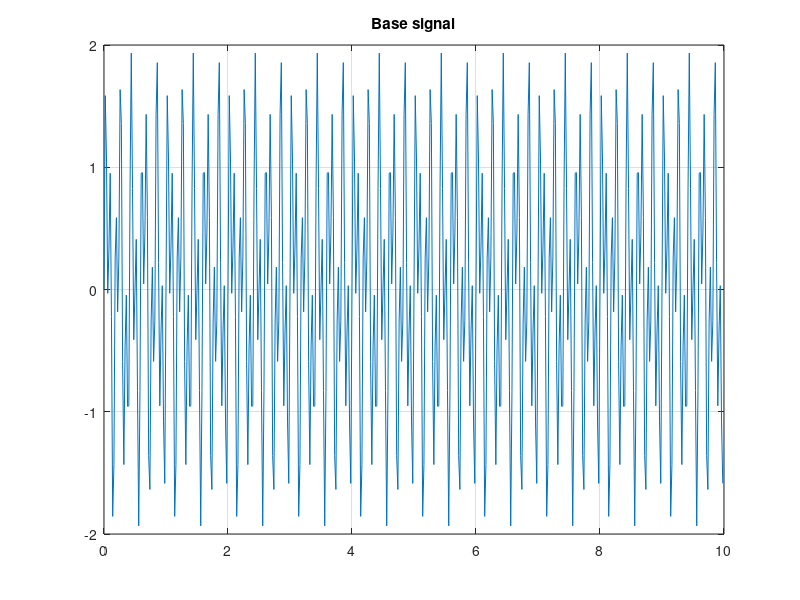
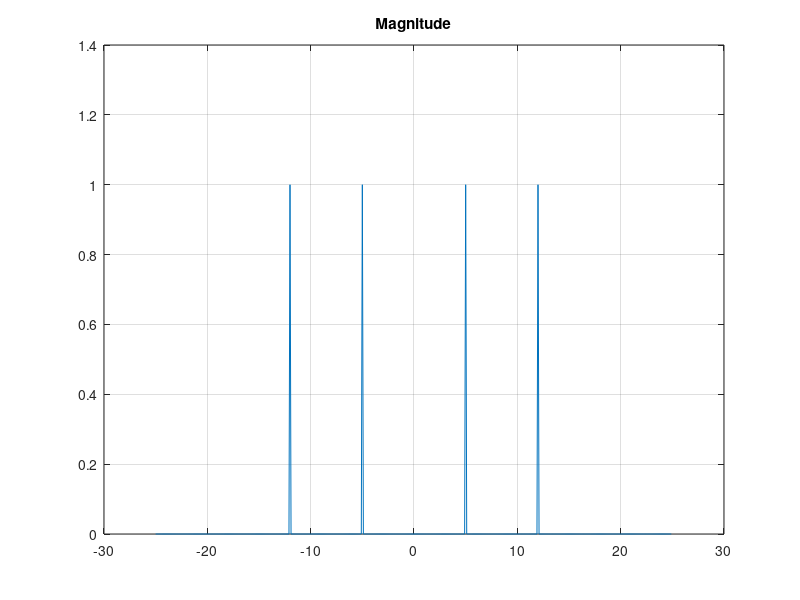
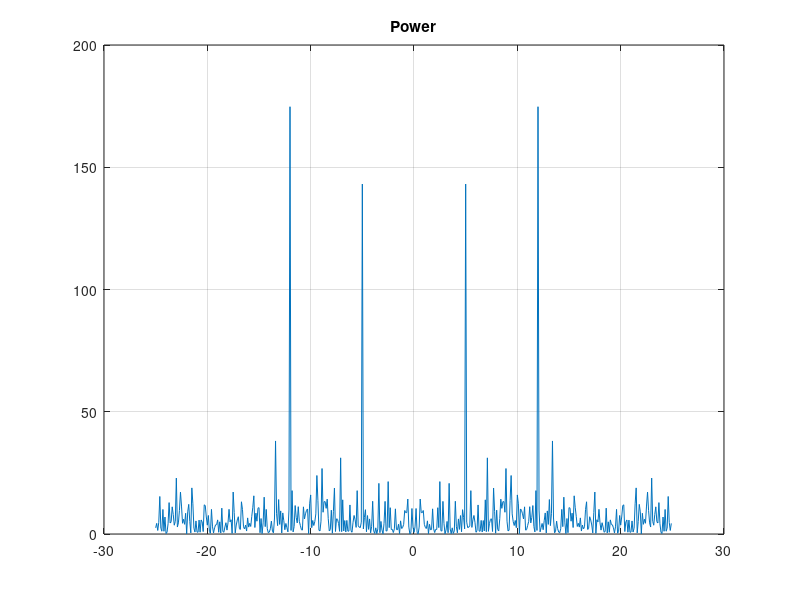

These figures' MATLAB source, in order:
clear; clc;
figure(1);
t = 0:1/50:10-1/50;                     
x = sin(2*pi*12*t) + sin(2*pi*5*t);
n = length(x); 
%x = x .* transpose(blackman(n));
plot(t,x);
title('Base signal');
grid on;

figure(2);
y = fft(x);     
f = (0:length(y)-1)*50/length(y);                 
fshift = (-n/2:n/2-1)*(50/n);
yshift = fftshift(y);
plot(fshift,abs(yshift)/(n/2));
title('Magnitude');
grid on;

figure(3);
xnoise = x + 2.5*gallery('normaldata',size(t),4);
%xnoise = xnoise .* transpose(blackman(n));
ynoise = fft(xnoise);
ynoiseshift = fftshift(ynoise);    
power = abs(ynoiseshift).^2/n; 
plot(fshift,power);
title('Power');
grid on;